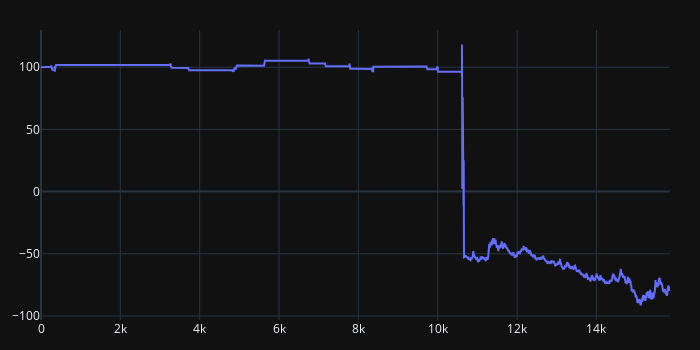
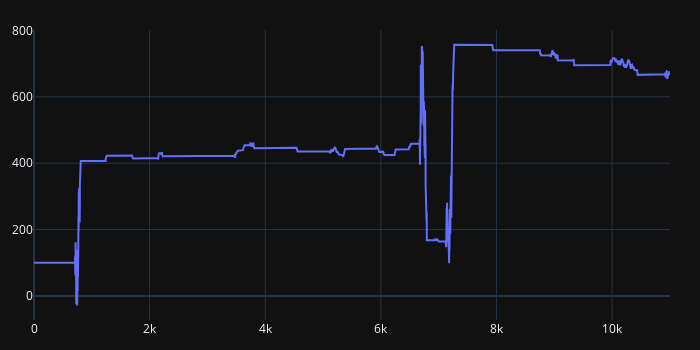
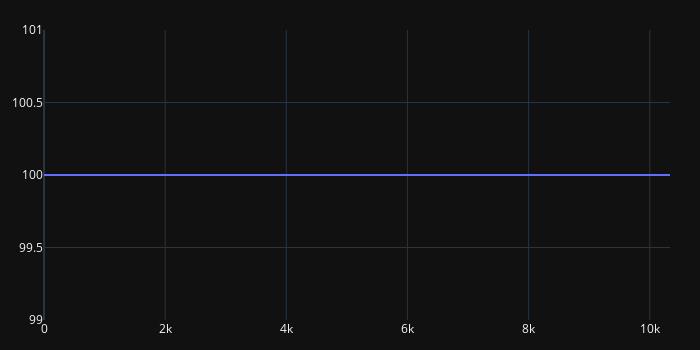
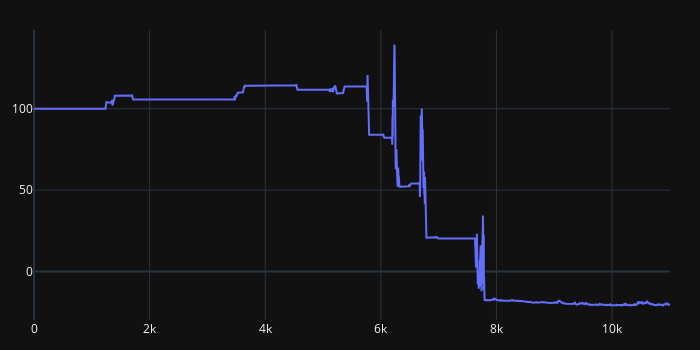

The cell these charts' notebook holds for them, in order:
### Code cell
strat = Strategie(None,None,"240m","240m",0)
for ticker in tickers:

    strat.set_data(data_all[ticker])
    strat.set_ticker([ticker])

    strat.backtest(s_score_value_all[ticker])

### Figure 1 — Plotly figure (JSON) as saved in the notebook; plotly's stock layout.template omitted (floating-point values rounded to 4 significant figures; data arrays with more than 128 entries replaced by an {"elided": "..."} marker saying what was removed)
{"data": [{"showlegend": false, "type": "scatter", "uid": "696530b5-f46f-495f-87dc-b63f08256de5", "x": {"elided": "15855 int values"}, "y": {"elided": "15855 float values"}}], "layout": {"height": 350, "legend": {"orientation": "h", "traceorder": "normal", "x": 1, "xanchor": "right", "y": 1.02, "yanchor": "bottom"}, "margin": {"b": 30, "l": 30, "r": 30, "t": 30}, "width": 700}}

### Figure 2 — Plotly figure (JSON) as saved in the notebook; plotly's stock layout.template omitted (floating-point values rounded to 4 significant figures; data arrays with more than 128 entries replaced by an {"elided": "..."} marker saying what was removed)
{"data": [{"showlegend": false, "type": "scatter", "uid": "69c94e42-e726-4998-bd24-31720d3126c9", "x": {"elided": "11002 int values"}, "y": {"elided": "11002 float values"}}], "layout": {"height": 350, "legend": {"orientation": "h", "traceorder": "normal", "x": 1, "xanchor": "right", "y": 1.02, "yanchor": "bottom"}, "margin": {"b": 30, "l": 30, "r": 30, "t": 30}, "width": 700}}

### Figure 3 — Plotly figure (JSON) as saved in the notebook; plotly's stock layout.template omitted (floating-point values rounded to 4 significant figures; data arrays with more than 128 entries replaced by an {"elided": "..."} marker saying what was removed)
{"data": [{"showlegend": false, "type": "scatter", "uid": "e6368f97-5e92-40d0-b812-9d24ac19ef4f", "x": {"elided": "10335 int values"}, "y": {"elided": "10335 int values"}}], "layout": {"height": 350, "legend": {"orientation": "h", "traceorder": "normal", "x": 1, "xanchor": "right", "y": 1.02, "yanchor": "bottom"}, "margin": {"b": 30, "l": 30, "r": 30, "t": 30}, "width": 700}}

### Figure 4 — Plotly figure (JSON) as saved in the notebook; plotly's stock layout.template omitted (floating-point values rounded to 4 significant figures; data arrays with more than 128 entries replaced by an {"elided": "..."} marker saying what was removed)
{"data": [{"showlegend": false, "type": "scatter", "uid": "8849145a-2d2d-4957-b232-d31d463935a6", "x": {"elided": "11003 int values"}, "y": {"elided": "11003 float values"}}], "layout": {"height": 350, "legend": {"orientation": "h", "traceorder": "normal", "x": 1, "xanchor": "right", "y": 1.02, "yanchor": "bottom"}, "margin": {"b": 30, "l": 30, "r": 30, "t": 30}, "width": 700}}
